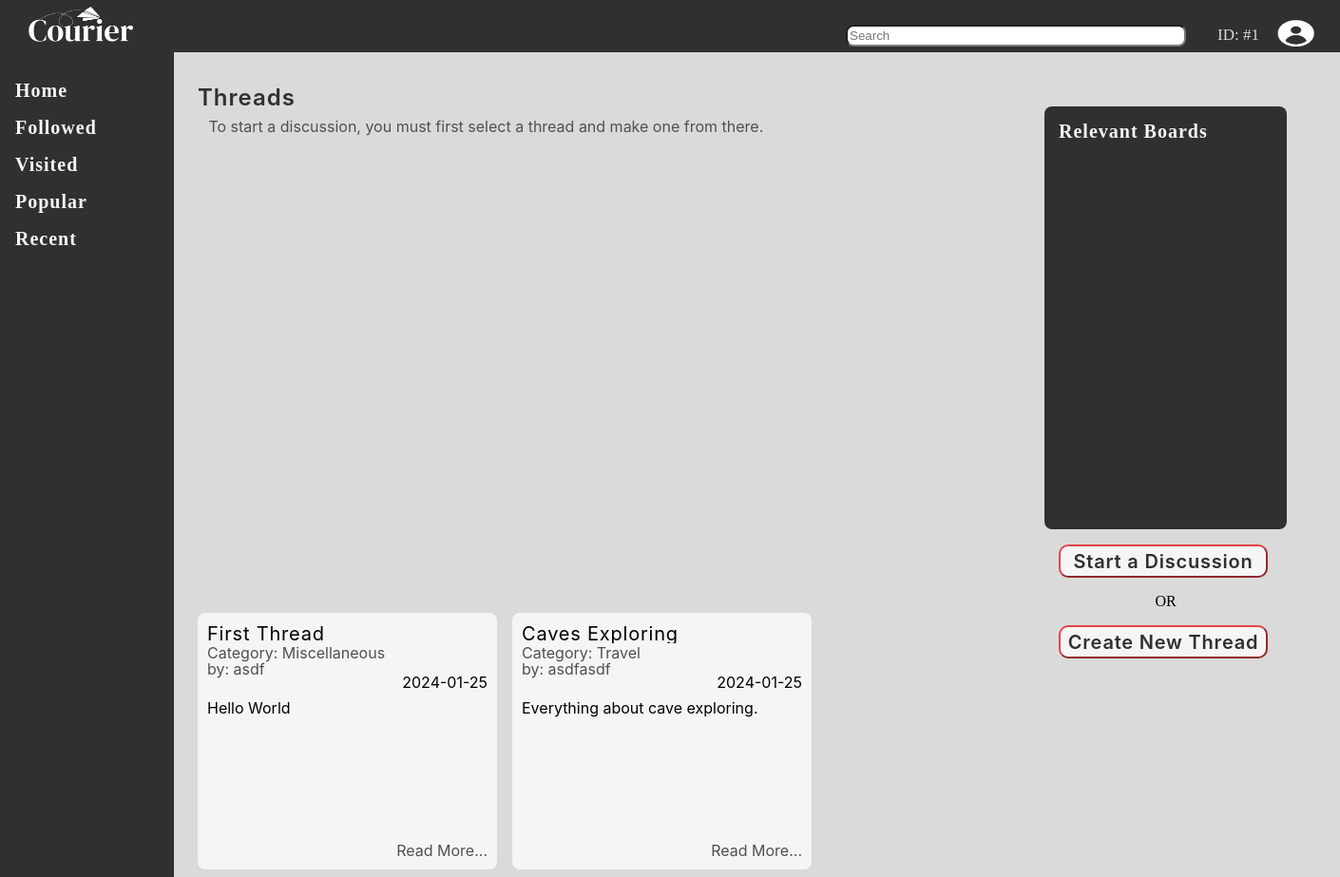
/courier/create/newDiscussion.php (signed in), run on the app's committed database.
### tables this page shows
CREATE TABLE `thread` (
  `id` int(11) NOT NULL,
  `header` varchar(255) DEFAULT NULL,
  `body` text DEFAULT NULL,
  `byUser_id` int(11) DEFAULT NULL,
  `thread_type_id` int(11) DEFAULT NULL,
  `followBy_id` int(11) DEFAULT NULL,
  `viewBy` int(11) DEFAULT NULL,
  `date_created` date DEFAULT NULL
);

CREATE TABLE `thread_type` (
  `id` int(11) NOT NULL,
  `name` varchar(255) DEFAULT NULL
);

CREATE TABLE `user` (
  `id` int(11) NOT NULL,
  `username` varchar(255) DEFAULT NULL,
  `email` varchar(255) DEFAULT NULL,
  `password` varchar(255) DEFAULT NULL,
  `country_id` int(11) DEFAULT NULL,
  `usertype_id` int(11) DEFAULT NULL,
  `date_created` date DEFAULT NULL,
  `birthday` date DEFAULT NULL
);

### courier/create/newDiscussion.php (the view, shortened to what this page needs)
<!DOCTYPE html>
<html lang="en">
<head>
    <link rel="stylesheet" href="newDiscussion.css">
</head>
<body>
    <div class="topPanel">
        <div class="logo">
            <a href="../userType/guest/home.php" title="Go to home page"><img src="../media/logo/courier_logo_primary_alt.png" alt="Courier Logo" style="width: 120px"></a>
        </div>
        <span class="profileNav" onclick="openNav()" style>
            <div class="userProfile" title="<?php echo($_SESSION['user'])?>">
                <label class="profile">ID: #<?php echo($_SESSION['id'])?></label>
                <img src="../media/logo/profile.png" alt="profile icon" class="profileImage">
            </div>
        </span>
        <div class="searchBarContainer">
            <input class="searchBar" type="text" name="searchBar" placeholder="Search">
        </div>
    </div>
    <div class="sidePanelLeft">
        <div class="navigationMenu">
            <a href="../userType/guest/home.php">
                <div class="navigationBtn navigationUnselected">
                    Home
                </div>
            </a>
            <a href="followed.php">
                <div class="navigationBtn navigationUnselected">
                    Followed
                </div>
            </a>
            <a href="visited.php">
                <div class="navigationBtn navigationUnselected">
                    Visited
                </div>
            </a>
            <a href="popular.php">
                <div class="navigationBtn navigationUnselected">
                    Popular
                </div>
            </a>
            <a href="recent.php">
                <div class="navigationBtn navigationUnselected">
                    Recent
                </div>
            </a>
        </div>
    </div>
    <div class="sidePanelRight">
        <div class="containerSecondary">
            <label class="navigationBtn relevantBoards">Relevant Boards</label>
        </div>
        <div class="createPostContainer">
            <a href="newDiscussion.php"><button class="createBtn">Start a Discussion</button></a>
            <p style="text-align: center;">OR</p>
            <a href="newThread.php"><button class="createBtn">Create New Thread</button></a>
        </div>
    </div>
    <div class="containerPrimary">
        <label for="mainHeader" class="primaryCategoryTitle">Threads</label>
        <div class="instruction">
            <p class="p1">To start a discussion, you must first select a thread and make one from there.</p>
        </div>
        <div class="catagoryFlex">
        <?php
            require_once "../index/index.php";
            $query = "SELECT t.*, t_type.name, u.username FROM `thread` t, `thread_type` t_type, `user` u WHERE t.thread_type_id = t_type.id AND t.byUser_id = u.id";
            $result = mysqli_query($conn, $query);
            $row=mysqli_fetch_assoc($result);
            $cardAmount = mysqli_num_rows($result);
            if($cardAmount != 0){
                do{
        ?>
                <div class="cards">
                    <div class="discussionTitle" title="<?php echo($row['header'])?>"><?php echo($row['header'])?></div>
                    <div class="parentThread">Category: <?php echo($row['name']) ?></div>
                    <div class="userPoster">by: <?php echo($row['username']) ?></div>
                    <div class="lastActive"><?php echo($row['date_created']) ?></div>
                    <div class="cardContent"><?php echo($row['body']) ?></div>
                    <div class="readMore">Read More...</div>
                </div>
                <?php
                }
            while($row = mysqli_fetch_assoc($result));
            }
        ?>
        </div>
    </div>
</body>
</html>

### courier/create/newDiscussion.css (style rules this page uses)
body { background-color: #dadada; }
a, a:hover, a:focus, a:active { text-decoration: none; color: inherit; }
.topPanel { position: fixed; padding-right: 20px; width: 100%; height: 65px; top: -10px; left: -8px; right: -20px; background: #303030; z-index: 1; }
.logo { width: 120px; position: fixed; float:left; top: -5px; left: 25px; }
.searchBarContainer { top: 55%; padding-right: 20px; position: relative; float: right; }
.searchBar { width: 350px; height: 17px; border-radius: 8px; }
.userProfile { top: 20%; margin-right: 4rem; padding-right: 20px; position: relative; float: right; }
.sidePanelLeft { position: fixed; float: left; padding-top: 6rem; width: 183px; height: 108%; top: -20px;; left: 0px; bottom: -2px; background: #303030; }
.navigationMenu { width: 166px; position: relative; display: flex; float: left; flex-direction: column; left: 1rem; }
.containerPrimary { top: 5rem; position: relative; margin-left: 12rem; width: 970px; z-index: 0; }
.primaryCategoryTitle { color: #303030; font-family: Inter; font-size: 24px; font-style: normal; font-weight: 600; line-height: normal; margin-left: 8px; letter-spacing: 1px; }
.catagoryFlex { display: flex; flex-wrap: wrap; width: 1200px; margin-bottom: 16px; }
.cards { position: relative; height: 250px; width: auto; margin: 8px; background-color: #f5f5f5; border-radius: 8px; padding: 10px; }
.sidePanelRight { position: sticky; float: right; margin-right: 3rem; margin-top: 6.5rem; width: 255px; height: 445px; top: 4.5rem; left: -15px; bottom: -2px; background: #303030; border-radius: 8px; z-index: 0; }
.containerSecondary { padding: 15px; }
.createPostContainer { margin-top: 25.5rem; }
.createBtn { position: relative; color: #303030; text-align: center; font-family: inter; font-style: normal; font-weight: 600; line-height: normal; letter-spacing: 0.8px; background: #f5f5f5; font-size: 20px; border-color: #e2454a; border-radius: 10px; height: 35px; width: 220px; left: 15px; cursor: pointer; }
.navigationBtn { position: relative; width: 166px; padding-top: 8px; padding-bottom: 8px; padding-left: -20px; text-align: left; font-size: 20px; font-style: normal; font-weight: 600; line-height: normal; letter-spacing: 1px; }
.navigationUnselected { color: #f5f5f5; }
.discussionTitle { position: relative; width: 295px; height: 22px; white-space: nowrap; overflow: hidden; text-overflow: ellipsis; flex-shrink: 0; letter-spacing: .8px; color: #000; font-family: Inter; font-size: 20px; font-style: normal; font-weight: 400; line-height: normal; }
.parentThread { position: relative; width: 295px; height: 14px; flex-shrink: 0; color: #505050; font-family: Inter; font-size: 16px; font-style: normal; font-weight: 400; line-height: normal; }
.userPoster { position: relative; width: 295px; height: 14px; flex-shrink: 0; margin-top: 3px; color: #505050; font-family: Inter; font-size: 16px; font-style: normal; font-weight: 400; line-height: normal; }
.lastActive { position: relative; width: 295px; height: 17px; flex-shrink: 0; color: #000; text-align: right; font-family: Inter; font-size: 16px; font-style: normal; font-weight: 400; line-height: normal; }
.cardContent { position: relative; width: 295px; height: 150px; flex-shrink: 0; margin-top: 10px; overflow: hidden; text-overflow: ellipsis; color: #000; font-family: Inter; font-size: 16px; font-style: normal; font-weight: 400; line-height: normal; }
.readMore { position: relative; width: 295px; height: 14px; flex-shrink: 0; color: #505050; text-align: right; font-family: Inter; font-size: 16px; font-style: normal; font-weight: 400; line-height: normal; }
.relevantBoards { color: #f5f5f5; }
.p1 { color: #505050; font-family: Inter; font-size: 16px; font-style: normal; font-weight: 400; line-height: normal; }
.instruction { margin-top: -1%; margin-left: 2%; }
.userProfile { top: 20%; margin-right: 4rem; padding-right: 20px; position: relative; float: right; width: 50px; height: 50px; }
.profile { color: #dadada; position: relative; float: left; text-align: center; top: 24px; font-size: 17px; width: 70px; }
.profileImage { position: relative; width: 45px; height: 45px; float: right; left: 65px; top: -2px; }

### data on the page
thread: header "First Thread", thread_type.name "Miscellaneous", byUser.username "asdf", date_created "2024-01-25", body "Hello World"
thread: header "Caves Exploring", thread_type.name "Travel", byUser.username "asdfasdf", date_created "2024-01-25", body "Everything about cave exploring."

### other printed values
$_SESSION['id'] "1"
